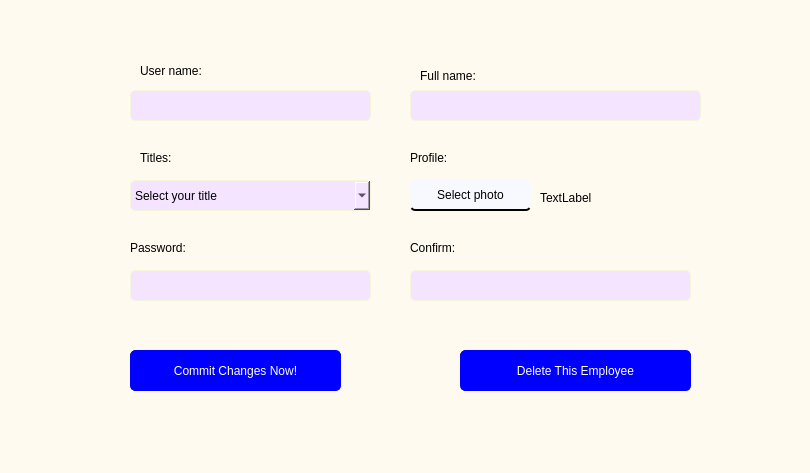
<?xml version="1.0" encoding="UTF-8"?>
<ui version="4.0">
 <class>adminedit</class>
 <widget class="QDialog" name="adminedit">
  <property name="geometry">
   <rect>
    <x>0</x>
    <y>0</y>
    <width>810</width>
    <height>473</height>
   </rect>
  </property>
  <property name="windowTitle">
   <string>admin</string>
  </property>
  <property name="styleSheet">
   <string notr="true">color:black;
background-color:floralwhite;
border-radius:5px;
font: 12pt &quot;Arial&quot;;</string>
  </property>
  <widget class="QLabel" name="label_2">
   <property name="geometry">
    <rect>
     <x>420</x>
     <y>65</y>
     <width>111</width>
     <height>21</height>
    </rect>
   </property>
   <property name="text">
    <string>Full name:</string>
   </property>
  </widget>
  <widget class="QLineEdit" name="name">
   <property name="geometry">
    <rect>
     <x>410</x>
     <y>90</y>
     <width>291</width>
     <height>31</height>
    </rect>
   </property>
   <property name="styleSheet">
    <string notr="true">border-radius:5px;
border: 1px solid beige;
color: black;
border-collapse:collapse;
background-color: rgb(244, 228, 255);</string>
   </property>
   <property name="placeholderText">
    <string/>
   </property>
  </widget>
  <widget class="QPushButton" name="commitchange">
   <property name="geometry">
    <rect>
     <x>130</x>
     <y>350</y>
     <width>211</width>
     <height>41</height>
    </rect>
   </property>
   <property name="styleSheet">
    <string notr="true">border-radius:5px;
border: 1px solid blue;
color: white;
border-collapse:collapse;
background-color: blue;</string>
   </property>
   <property name="text">
    <string>Commit Changes Now!</string>
   </property>
  </widget>
  <widget class="QPushButton" name="selectphoto">
   <property name="geometry">
    <rect>
     <x>410</x>
     <y>180</y>
     <width>121</width>
     <height>31</height>
    </rect>
   </property>
   <property name="styleSheet">
    <string notr="true">border-left:none;
border-right:none;
border-top:none;
color:black;
background-color:ghostwhite;
border-bottom: 2px solid black;</string>
   </property>
   <property name="text">
    <string>Select photo</string>
   </property>
  </widget>
  <widget class="QLabel" name="image">
   <property name="geometry">
    <rect>
     <x>540</x>
     <y>190</y>
     <width>171</width>
     <height>16</height>
    </rect>
   </property>
   <property name="styleSheet">
    <string notr="true">font: italic 9pt &quot;Arial&quot;;</string>
   </property>
   <property name="text">
    <string>TextLabel</string>
   </property>
  </widget>
  <widget class="QLineEdit" name="username">
   <property name="geometry">
    <rect>
     <x>130</x>
     <y>90</y>
     <width>241</width>
     <height>31</height>
    </rect>
   </property>
   <property name="toolTip">
    <string>&lt;html&gt;&lt;head/&gt;&lt;body&gt;&lt;p&gt;type employee username here.  will autofill the least of fields&lt;/p&gt;&lt;p&gt;Note: username can not be changed in any way&lt;/p&gt;&lt;/body&gt;&lt;/html&gt;</string>
   </property>
   <property name="styleSheet">
    <string notr="true">border-radius:5px;
border: 1px solid beige;
color: black;
border-collapse:collapse;
background-color: rgb(244, 228, 255);</string>
   </property>
   <property name="placeholderText">
    <string/>
   </property>
  </widget>
  <widget class="QComboBox" name="title">
   <property name="geometry">
    <rect>
     <x>130</x>
     <y>180</y>
     <width>241</width>
     <height>31</height>
    </rect>
   </property>
   <property name="styleSheet">
    <string notr="true">border-radius:5px;
border: 1px solid beige;
color: black;
border-collapse:collapse;
background-color: rgb(244, 228, 255);</string>
   </property>
   <item>
    <property name="text">
     <string>Select your title</string>
    </property>
   </item>
   <item>
    <property name="text">
     <string>Admin</string>
    </property>
   </item>
   <item>
    <property name="text">
     <string>Teller</string>
    </property>
   </item>
   <item>
    <property name="text">
     <string>Accountant</string>
    </property>
   </item>
  </widget>
  <widget class="QLabel" name="label">
   <property name="geometry">
    <rect>
     <x>140</x>
     <y>60</y>
     <width>101</width>
     <height>21</height>
    </rect>
   </property>
   <property name="text">
    <string>User name:</string>
   </property>
  </widget>
  <widget class="QLabel" name="label_6">
   <property name="geometry">
    <rect>
     <x>130</x>
     <y>240</y>
     <width>91</width>
     <height>16</height>
    </rect>
   </property>
   <property name="text">
    <string>Password:</string>
   </property>
  </widget>
  <widget class="QLabel" name="label_3">
   <property name="geometry">
    <rect>
     <x>140</x>
     <y>150</y>
     <width>61</width>
     <height>16</height>
    </rect>
   </property>
   <property name="text">
    <string>Titles:</string>
   </property>
  </widget>
  <widget class="QLabel" name="label_7">
   <property name="geometry">
    <rect>
     <x>410</x>
     <y>240</y>
     <width>81</width>
     <height>16</height>
    </rect>
   </property>
   <property name="text">
    <string>Confirm:</string>
   </property>
  </widget>
  <widget class="QLabel" name="messages">
   <property name="geometry">
    <rect>
     <x>220</x>
     <y>430</y>
     <width>351</width>
     <height>20</height>
    </rect>
   </property>
   <property name="text">
    <string/>
   </property>
   <property name="scaledContents">
    <bool>true</bool>
   </property>
   <property name="alignment">
    <set>Qt::AlignCenter</set>
   </property>
  </widget>
  <widget class="QLineEdit" name="password2">
   <property name="geometry">
    <rect>
     <x>410</x>
     <y>270</y>
     <width>281</width>
     <height>31</height>
    </rect>
   </property>
   <property name="styleSheet">
    <string notr="true">border-radius:5px;
border: 1px solid beige;
color: black;
border-collapse:collapse;
background-color: rgb(244, 228, 255);</string>
   </property>
   <property name="echoMode">
    <enum>QLineEdit::Password</enum>
   </property>
   <property name="placeholderText">
    <string/>
   </property>
  </widget>
  <widget class="QPushButton" name="pushButton_3">
   <property name="geometry">
    <rect>
     <x>460</x>
     <y>350</y>
     <width>231</width>
     <height>41</height>
    </rect>
   </property>
   <property name="styleSheet">
    <string notr="true">border-radius:5px;
border: 1px solid blue;
color: white;
border-collapse:collapse;
background-color: blue;</string>
   </property>
   <property name="text">
    <string>Delete This Employee</string>
   </property>
  </widget>
  <widget class="QLabel" name="label_4">
   <property name="geometry">
    <rect>
     <x>410</x>
     <y>150</y>
     <width>71</width>
     <height>16</height>
    </rect>
   </property>
   <property name="text">
    <string>Profile:</string>
   </property>
  </widget>
  <widget class="QLineEdit" name="password1">
   <property name="geometry">
    <rect>
     <x>130</x>
     <y>270</y>
     <width>241</width>
     <height>31</height>
    </rect>
   </property>
   <property name="styleSheet">
    <string notr="true">border-radius:5px;
border: 1px solid beige;
color: black;
border-collapse:collapse;
background-color: rgb(244, 228, 255);</string>
   </property>
   <property name="echoMode">
    <enum>QLineEdit::Password</enum>
   </property>
   <property name="placeholderText">
    <string/>
   </property>
  </widget>
 </widget>
 <resources/>
 <connections/>
</ui>
